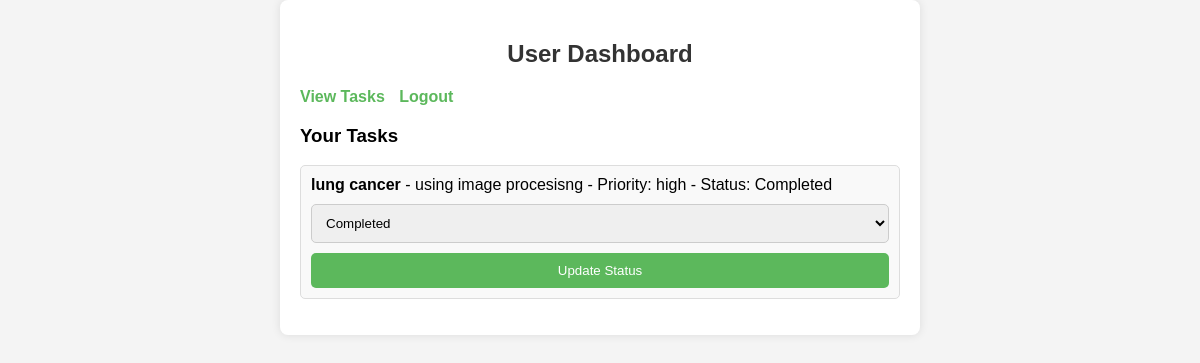
The page /user_dashboard (signed in) on the database its author committed.
### app.py (models this page shows)
class Task(db.Model):
    id = db.Column(db.Integer, primary_key=True)
    name = db.Column(db.String(150), nullable=False)
    description = db.Column(db.Text, nullable=False)
    priority = db.Column(db.String(50), nullable=False)
    status = db.Column(db.String(50), default="Pending")
    user_id = db.Column(db.Integer, db.ForeignKey('user.id'))

### app.py (the view)
@app.route('/user_dashboard')
def user_dashboard():
    if 'user_id' not in session or session['role'] != 'user':
        return redirect(url_for('login'))
    tasks = Task.query.filter_by(user_id=session['user_id']).all()
    return render_template('user_dashboard.html', tasks=tasks)

### templates/user_dashboard.html (shortened to what this page needs)
<!DOCTYPE html>
<html lang="en">
<head>
    <link rel="stylesheet" href="{{ url_for('static', filename='style.css') }}">
</head>
<body>
    <div class="container">
        <h2>User Dashboard</h2>
        <div class="toolbar">
            <a href="{{ url_for('user_dashboard') }}">View Tasks</a>
            <a href="{{ url_for('logout') }}">Logout</a>
        </div>
        <h3>Your Tasks</h3>
        <ul>
            {% if tasks %}
                {% for task in tasks %}
                    <li>
                        <strong>{{ task.name }}</strong> - {{ task.description }} - Priority: {{ task.priority }} - Status: {{ task.status }}
                        <form action="{{ url_for('update_task', task_id=task.id) }}" method="post">
                            <select name="status">
                                <option value="Completed" {% if task.status == "Completed" %}selected{% endif %}>Completed</option>
                            </select>
                            <button type="submit">Update Status</button>
                        </form>
                    </li>
                {% endfor %}
            {% else %}
                <li>No tasks assigned.</li>
            {% endif %}
        </ul>
    </div>
</body>
</html>

### static/style.css (style rules this page uses)
body { font-family: Arial, sans-serif; background-color: #f4f4f4; margin: 0; padding: 0; }
.container { max-width: 600px; margin: auto; padding: 20px; background: white; border-radius: 8px; box-shadow: 0 0 10px rgba(0, 0, 0, 0.1); }
h2 { text-align: center; color: #333; }
form { display: flex; flex-direction: column; }
input[type="text"], input[type="password"], input[type="email"], textarea, select { padding: 10px; margin: 10px 0; border: 1px solid #ccc; border-radius: 5px; transition: border 0.3s; }
button { padding: 10px; background-color: #5cb85c; color: white; border: none; border-radius: 5px; cursor: pointer; transition: background-color 0.3s; }
ul { list-style-type: none; padding: 0; }
li { padding: 10px; margin: 10px 0; background: #f9f9f9; border: 1px solid #ddd; border-radius: 5px; }
.toolbar { margin-top: 20px; }
.toolbar a { text-decoration: none; color: #5cb85c; font-weight: bold; margin-right: 10px; }

### rows shown on the page
Task: name "lung cancer", description "using image procesisng", priority "high", status "Completed"
